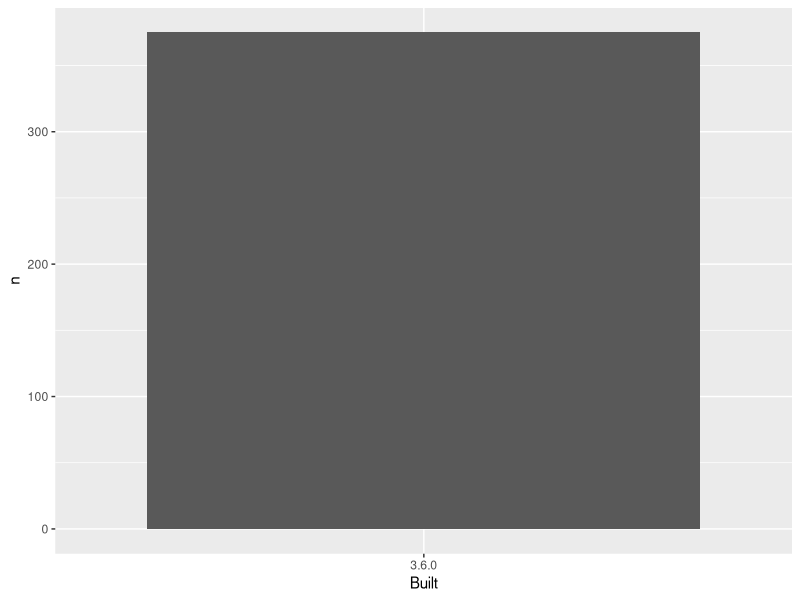
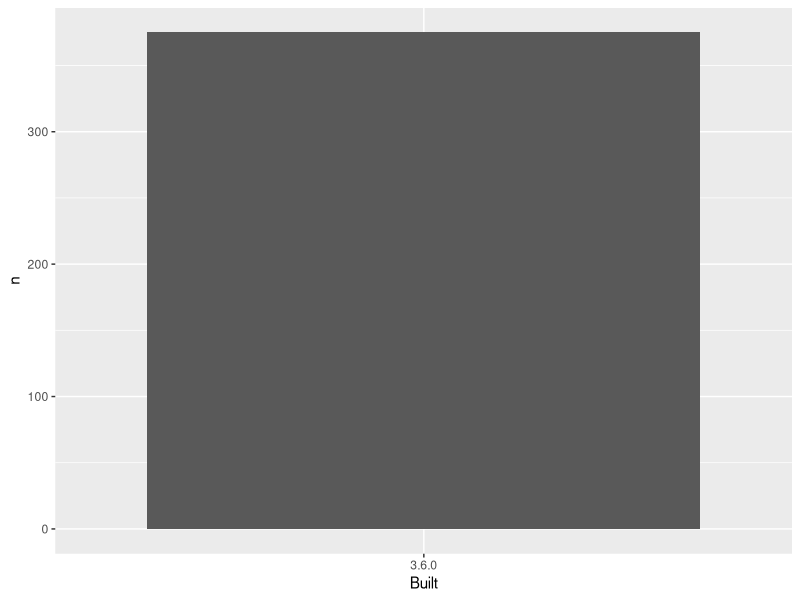

The R script that drew these images, in order:
#' ---
#' output: github_document
#' ---

## remember to restart R here!

## make a barchart from the frequency table in data/add-on-packages-freqtable.csv

## read that csv into a data frame
## hint: readr::read_csv() or read.csv()
## idea: try using here::here() to create the file path

suppressPackageStartupMessages(library(tidyverse))
apt_freqtable <- read_csv(here::here("data/add-on-packages-freqtable.csv"))

## if you use ggplot2, code like this will work:
ggplot(apt_freqtable, aes(x = Built, y = n)) +
  geom_col()

## write this barchart to figs/built-barchart.png
## if you use ggplot2, ggsave() will help
## idea: try using here::here() to create the file path

ggsave(here::here('figs/built-barchart.png'))

## YES overwrite the file that is there now
## that's old output from me (Jenny)
